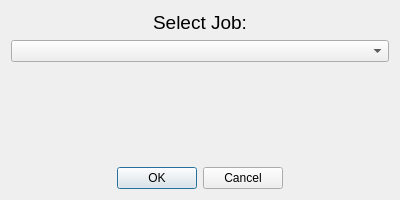
<?xml version="1.0" encoding="UTF-8"?>
<ui version="4.0">
    <class>JobLaunch</class>
    <widget class="QDialog" name="JobLaunch">
        <property name="geometry">
            <rect>
                <x>0</x>
                <y>0</y>
                <width>400</width>
                <height>200</height>
            </rect>
        </property>
        <property name="windowTitle">
            <string>Launch Job</string>
        </property>
        <layout class="QVBoxLayout" name="verticalLayout">
            <item>
                <widget class="QLabel" name="label">
                    <property name="font">
                        <font>
                            <pointsize>14</pointsize>
                        </font>
                    </property>
                    <property name="text">
                        <string>Select Job:</string>
                    </property>
                    <property name="alignment">
                        <set>Qt::AlignCenter</set>
                    </property>
                </widget>
            </item>
            <item>
                <widget class="QComboBox" name="jobComboBox">
                    <property name="styleSheet">
                        <string notr="true">combobox-popup: 0;</string>
                    </property>
                </widget>
            </item>
            <item>
                <spacer name="verticalSpacer">
                    <property name="orientation">
                        <enum>Qt::Vertical</enum>
                    </property>
                    <property name="sizeHint" stdset="0">
                        <size>
                            <width>20</width>
                            <height>40</height>
                        </size>
                    </property>
                </spacer>
            </item>
            <item>
                <widget class="QDialogButtonBox" name="buttonBox">
                    <property name="orientation">
                        <enum>Qt::Orientation::Horizontal</enum>
                    </property>
                    <property name="standardButtons">
                        <set>QDialogButtonBox::StandardButton::Cancel|QDialogButtonBox::StandardButton::Ok</set>
                    </property>
                    <property name="centerButtons">
                        <bool>true</bool>
                    </property>
                </widget>
            </item>
        </layout>
    </widget>
    <resources/>
    <connections>
        <connection>
            <sender>buttonBox</sender>
            <signal>accepted()</signal>
            <receiver>JobLaunch</receiver>
            <slot>accept()</slot>
            <hints>
                <hint type="sourcelabel">
                    <x>248</x>
                    <y>254</y>
                </hint>
                <hint type="destinationlabel">
                    <x>157</x>
                    <y>274</y>
                </hint>
            </hints>
        </connection>
        <connection>
            <sender>buttonBox</sender>
            <signal>rejected()</signal>
            <receiver>JobLaunch</receiver>
            <slot>reject()</slot>
            <hints>
                <hint type="sourcelabel">
                    <x>316</x>
                    <y>260</y>
                </hint>
                <hint type="destinationlabel">
                    <x>286</x>
                    <y>274</y>
                </hint>
            </hints>
        </connection>
    </connections>
</ui>
